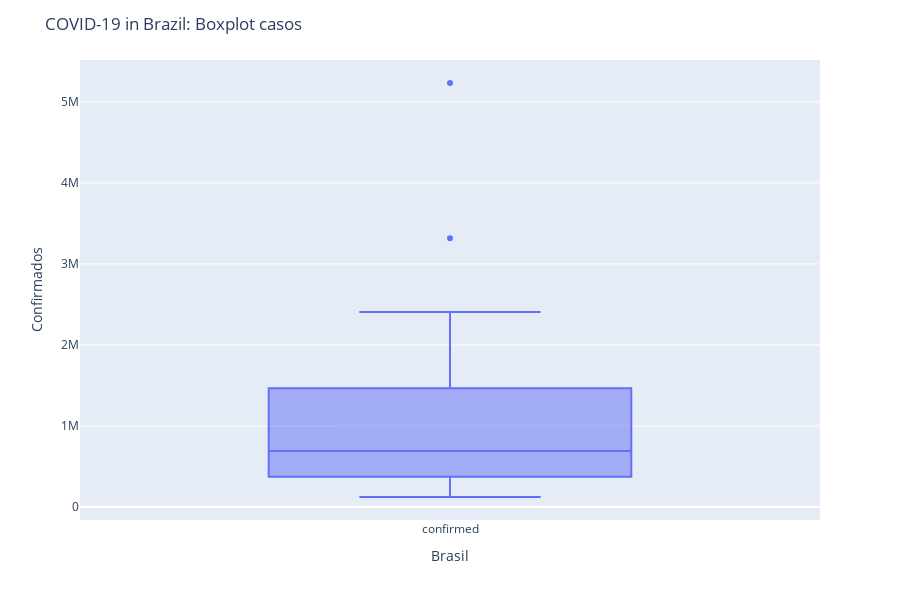

Source (notebook cell):
### Markdown cell above
### nesses boxplots abaixo podemos visualizar alguns dados estatisticos importantes. nesse grafico podemos observar que usar media como medida referencia para o numero de casos nao seria correto devido a grande dispersão dos dados, a mediana seria mais adequada.

### Code cell
fig = px.box(ultimo['confirmed'])
fig.update_layout( title="COVID-19 in Brazil: Boxplot casos", 
                  xaxis_title="Brasil", yaxis_title="Confirmados", legend_title='<b>COVID-19</b>',
                  legend=dict(x=0.75,y=0.5), width=900, height=600)
fig.show()

### Figure 1 — Plotly figure (JSON) as saved in the notebook; plotly's stock layout.template omitted (floating-point values rounded to 4 significant figures)
{"data": [{"alignmentgroup": "True", "hovertemplate": "variable=%{x}<br>value=%{y}<extra></extra>", "legendgroup": "", "marker": {"color": "#636efa"}, "name": "", "notched": false, "offsetgroup": "", "orientation": "v", "showlegend": false, "type": "box", "x": ["confirmed", "confirmed", "confirmed", "confirmed", "confirmed", "confirmed", "confirmed", "confirmed", "confirmed", "confirmed", "confirmed", "confirmed", "confirmed", "confirmed", "confirmed", "confirmed", "confirmed", "confirmed", "confirmed", "confirmed", "confirmed", "confirmed", "confirmed", "confirmed", "confirmed", "confirmed", "confirmed"], "x0": " ", "xaxis": "x", "y": [160328, 123808, 581070, 295972, 691353, 1037188, 1239746, 1530054, 523565, 424199, 1269853, 724653, 751293, 892115, 594891, 367515, 2078817, 3317401, 495749, 155062, 391943, 2407960, 325274, 1671175, 302502, 2263880, 5232374], "y0": " ", "yaxis": "y"}], "layout": {"boxmode": "group", "height": 600, "legend": {"title": {"text": "<b>COVID-19</b>"}, "tracegroupgap": 0, "x": 0.75, "y": 0.5}, "margin": {"t": 60}, "title": {"text": "COVID-19 in Brazil: Boxplot casos"}, "width": 900, "xaxis": {"anchor": "y", "domain": [0, 1], "title": {"text": "Brasil"}}, "yaxis": {"anchor": "x", "domain": [0, 1], "title": {"text": "Confirmados"}}}}
